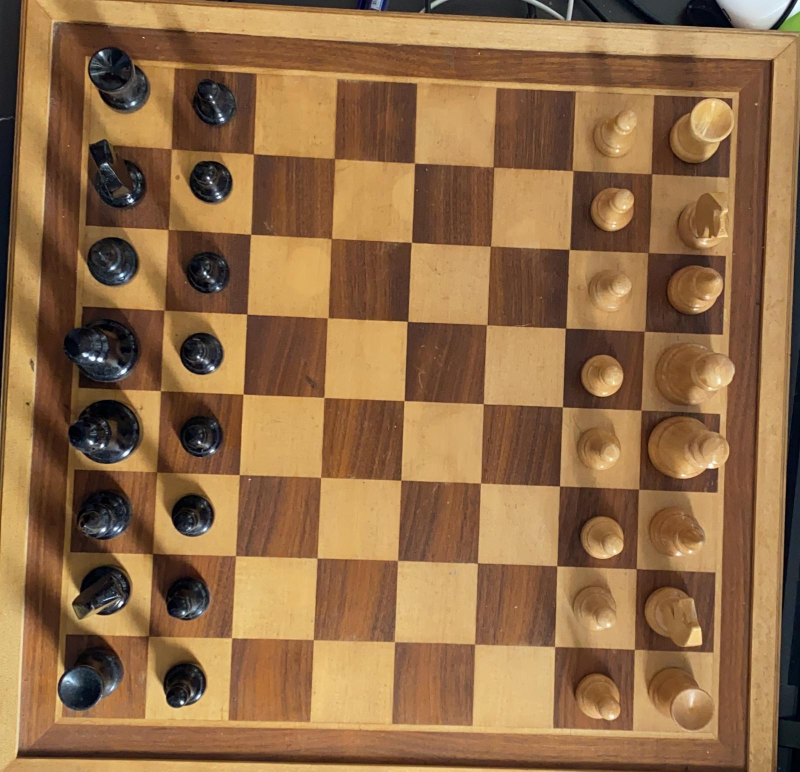
#> input picture SchachBrett3.jpg, 1600 x 1543 px (shown at 1/2 size)
$ python DetectChessCorners.py
#> lines starting #> are read from the running program, lines starting #| are printed output that depends on the picture; long printed decimals are rounded
import numpy as np
import cv2 as cv
import glob
import os

heightImg = 800
widthImg  = 1000

FieldSize = 100

BASE = os.path.dirname(__file__)
pathImage = "SchachBrett3.jpg"
# termination criteria
criteria = (cv.TERM_CRITERIA_EPS + cv.TERM_CRITERIA_MAX_ITER, 30, 0.001)
# prepare object points, like (0,0,0), (1,0,0), (2,0,0) ....,(6,5,0)
objp = np.zeros((7*7,3), np.float32)

objp[:,:2] = np.mgrid[0:7,0:7].T.reshape(-1,2)
# Arrays to store object points and image points from all the images.
objpoints = [] # 3d point in real world space
imgpoints = [] # 2d points in image plane.
img = cv.imread(BASE+ "/"+ pathImage) #glob.glob('*.jpg')
#> img is the input picture: shape (1543, 1600, 3); mean B, G, R 70.8, 107.9, 145
img = cv.resize(img, (widthImg, heightImg))
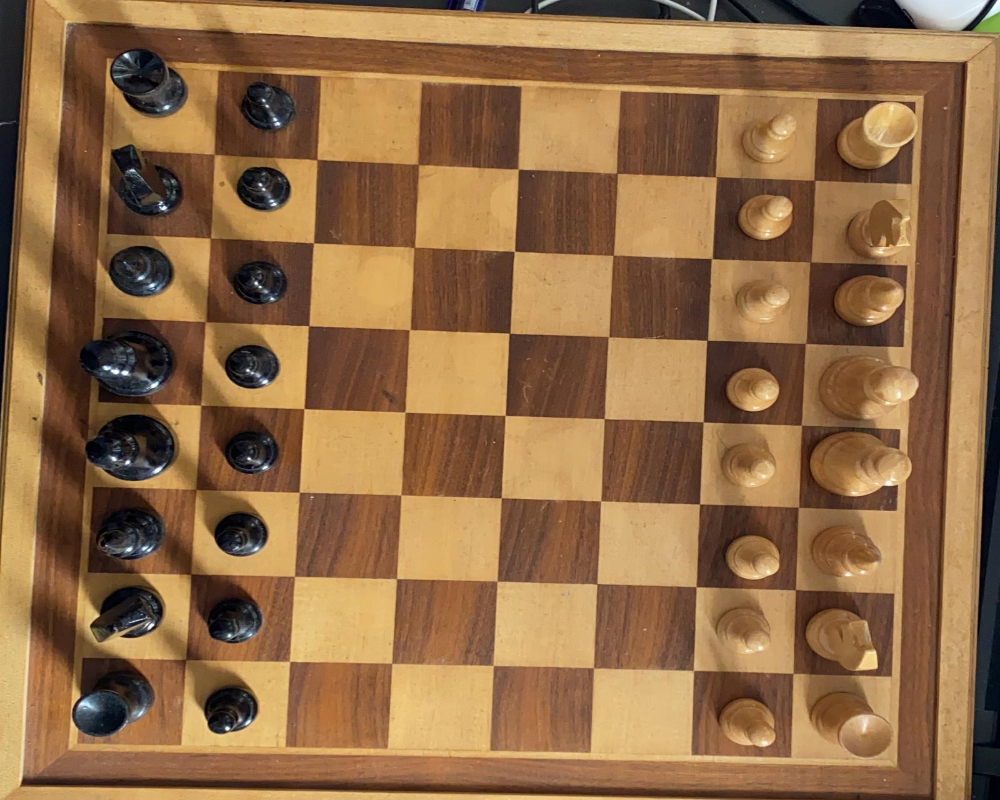
#> img: shape (800, 1000, 3); mean B, G, R 70.7, 107.8, 144.9

gray = cv.cvtColor(img, cv.COLOR_BGR2GRAY)
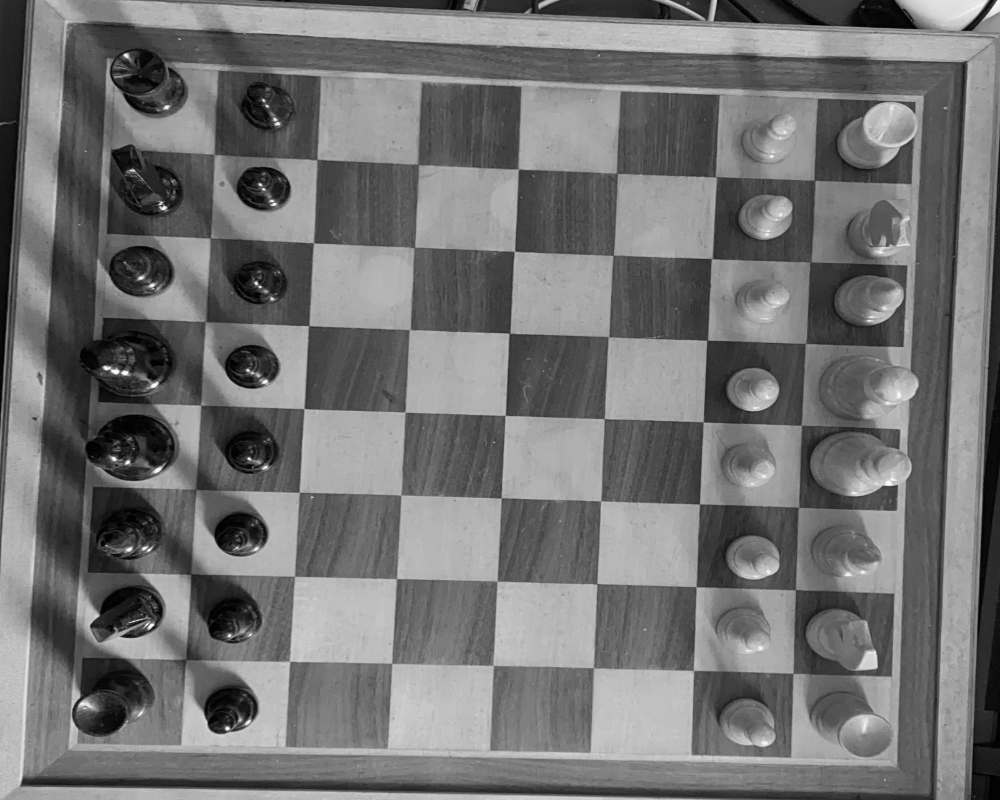
#> gray: shape (800, 1000); min 0, max 253, mean 114.6
# Find the chess board corners
ret, corners = cv.findChessboardCorners(gray, (7,7), None)
#> ret = False; corners = None
 # If found, add object points, image points (after refining them)

img = cv.Canny(img,100,200)
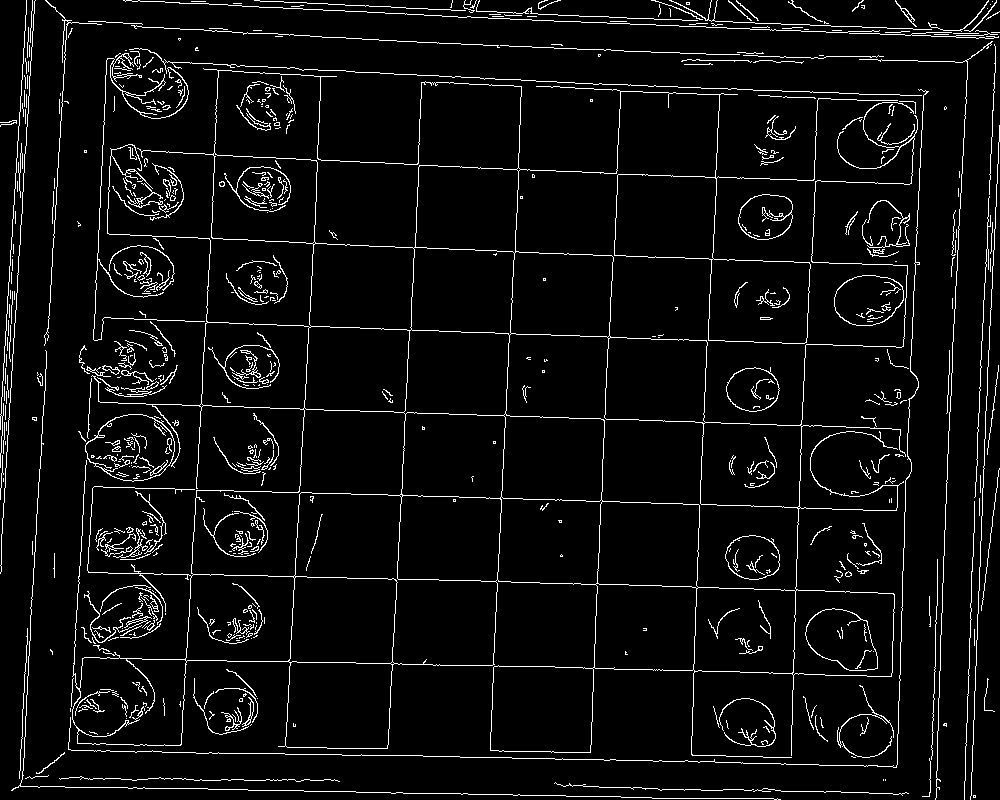
#> img: shape (800, 1000); 5.3% white in thin lines or dots
if ret == True:
    #get Corner Position of the 1. Rank
    #print(corners)
    leftupper = corners[6][0]
    leftlower = corners[48][0]
    rightupper = corners[42][0]
    rightlower = corners[0][0]

    #Transform Image with the founded Corner Position
    pts1 = np.float32([rightupper, rightlower, leftupper, leftlower])  # PREPARE POINTS FOR WARP
    print(pts1)
    pts2 = np.float32([[FieldSize, FieldSize*7], [FieldSize*7, FieldSize*7], [FieldSize*7, FieldSize], [FieldSize, FieldSize]])  # PREPARE POINTS FOR WARP
    matrix = cv.getPerspectiveTransform(pts1, pts2)
    imgWarpColored = cv.warpPerspective(img, matrix, (FieldSize*8, FieldSize*8))

    #Draw founded Chess Corners
    imgContours = img.copy()
    objpoints.append(objp)
    corners2 = cv.cornerSubPix(gray,corners, (11,11), (-1,-1), criteria)
    imgpoints.append(corners)
    # Draw and display the corners
    cv.drawChessboardCorners(img, (7,7), corners2, ret)

else:
    ret, corners = cv.findChessboardCorners(gray, (5, 5), None)

cv.imshow('img', img)
#cv.imshow('img', imgWarpColored)

cv.waitKey(500000)

$ run again, with SchachBrett2.jpg copied over SchachBrett3.jpg
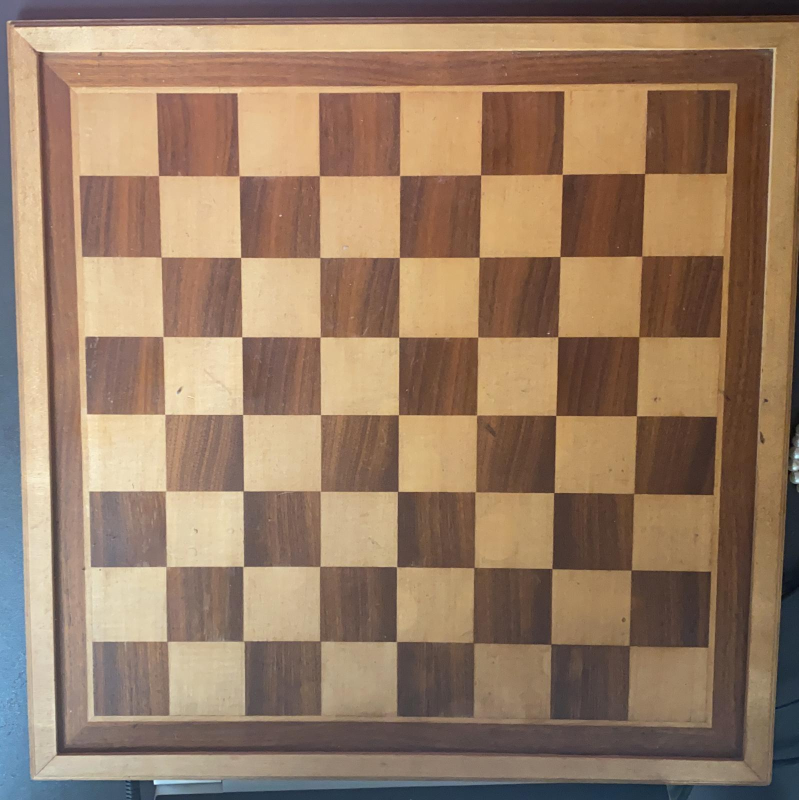
#> input picture SchachBrett2.jpg, 1597 x 1600 px (shown at 1/2 size)
#> img is the input picture: shape (1600, 1597, 3); mean B, G, R 100.7, 124.2, 151.2
#> ret = True; corners = 49 rows, first 8: [788, 645.4], [690.1, 644], [591.9, 642.2], [496.4, 641.5], [401, 641], [304.9, 641], [208.9, 641.6], [790.5, 570.1]
#> leftupper = [208.9, 641.6]
#> leftlower = [198.7, 175.6]
#> rightupper = [807.5, 173.5]
#> rightlower = [788, 645.4]
#> pts1 = [[807.5, 173.5], [788, 645.4], [208.9, 641.6], [198.7, 175.6]]
#| [[807.5379  173.512]
#|  [787.9971  645.425]
#|  [208.925 641.5581 ]
#|  [198.686 175.561]]
#> matrix = [[0.00616, 1.2, -112.9], [0.986, -0.0319, -91.79], [2.09e-05, -0.000103, 1]]
#> `imgWarpColored = cv.warpPerspective(img, matrix, (FieldSize*8, FieldSi..`:
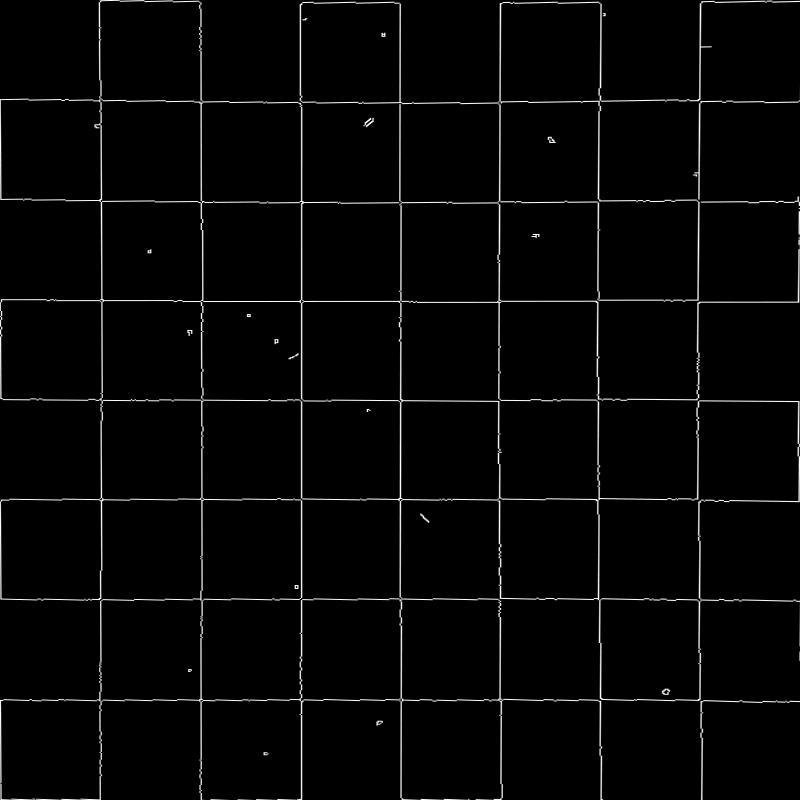
#> imgWarpColored: shape (800, 800); min 0, max 255, mean 5.7
#> corners2 = 49 rows, first 8: [788.1, 645.5], [690.2, 644.1], [592.9, 642.4], [496.5, 641.6], [400.9, 641.1], [305.3, 641.1], [208.9, 641.3], [790.6, 570]
#> `cv.drawChessboardCorners(img, (7,7), corners2, ret)`:
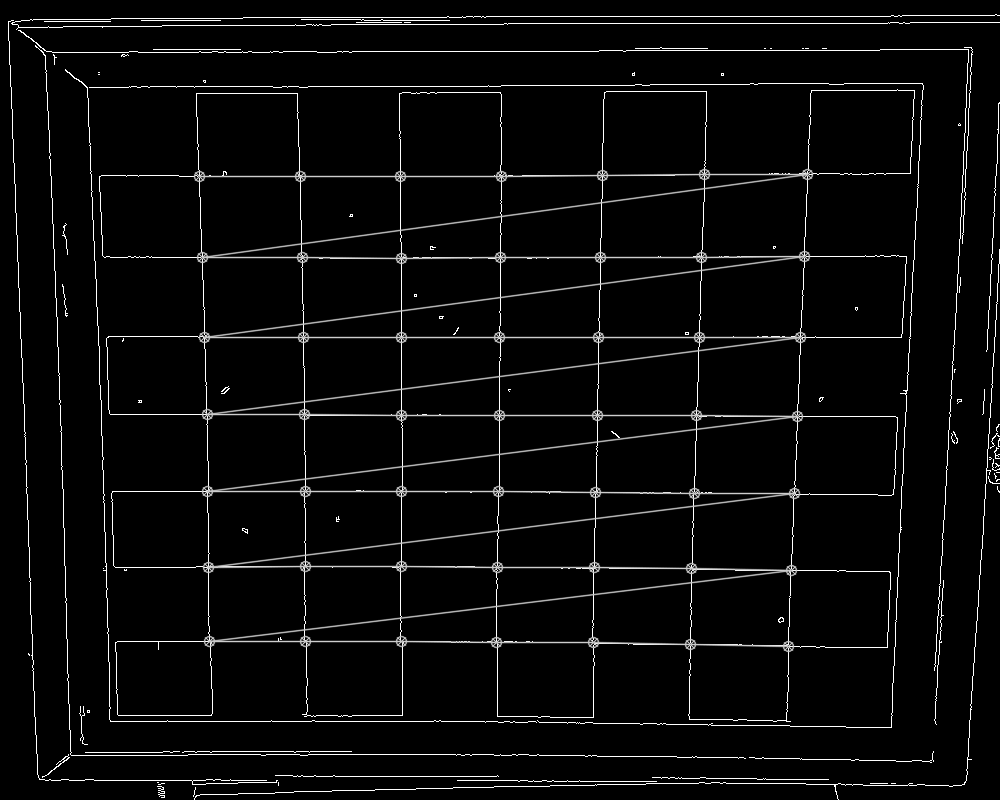
#> img: shape (800, 1000); min 0, max 255, mean 10

$ run again, with SchachBrett4.jpg copied over SchachBrett3.jpg
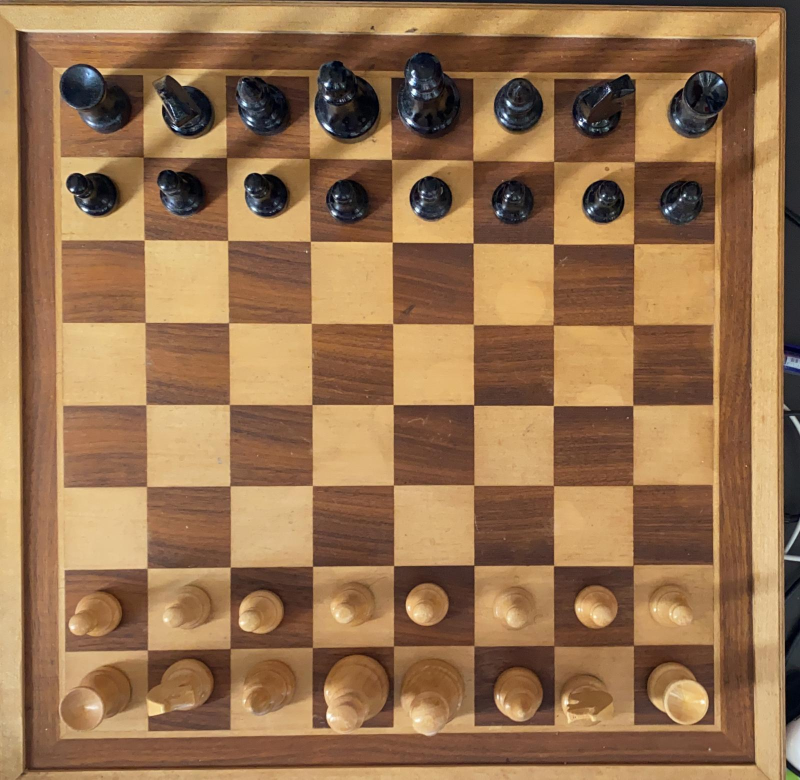
#> input picture SchachBrett4.jpg, 1600 x 1559 px (shown at 1/2 size)
#> img is the input picture: shape (1559, 1600, 3); mean B, G, R 78.8, 113.9, 150.9
#> `gray = cv.cvtColor(img, cv.COLOR_BGR2GRAY)`:
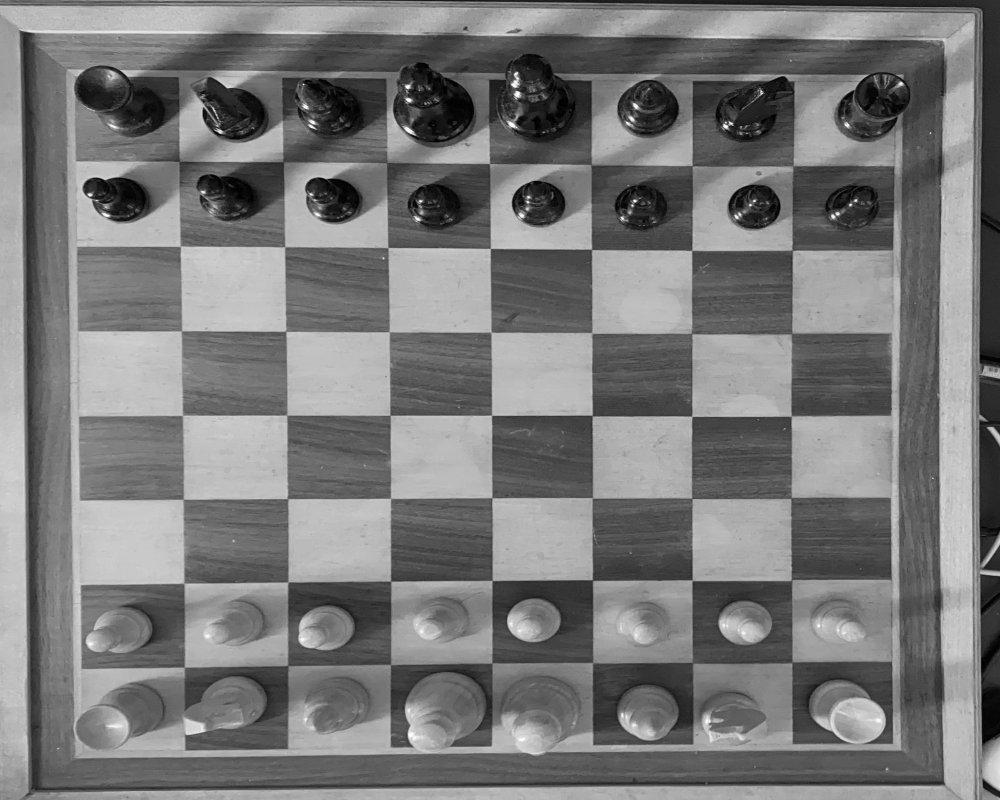
#> gray: shape (800, 1000); min 0, max 255, mean 120.8
#> ret = False; corners = None
#> `img = cv.Canny(img,100,200)`:
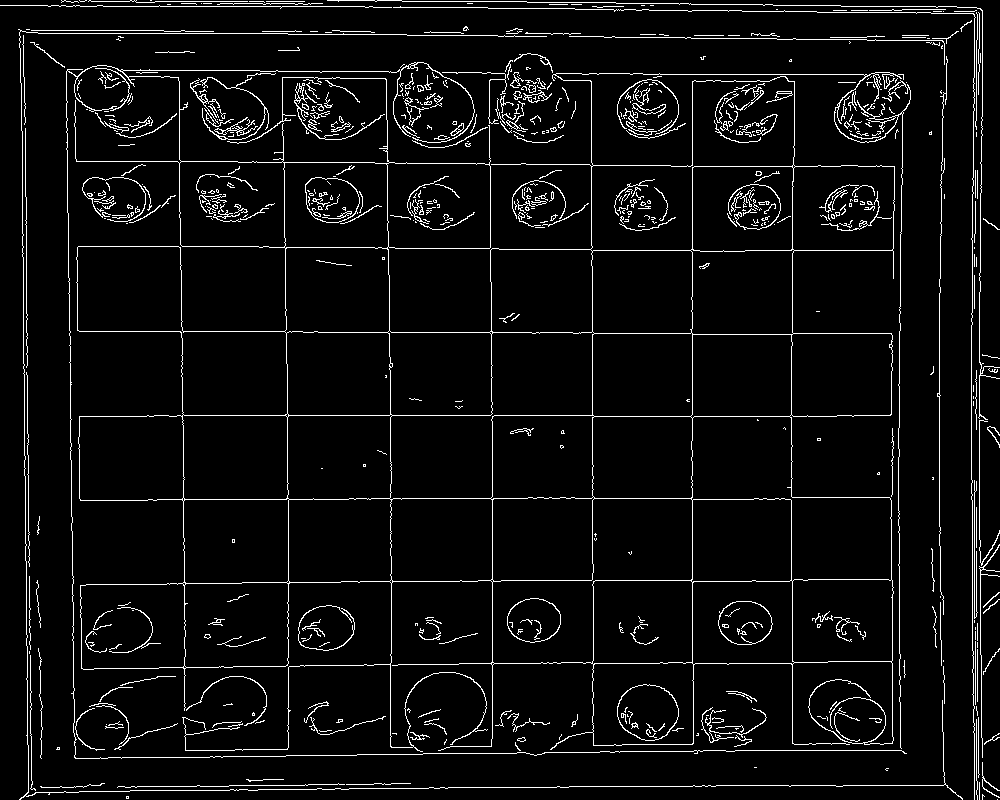
#> img: shape (800, 1000); 5.2% white in thin lines or dots
